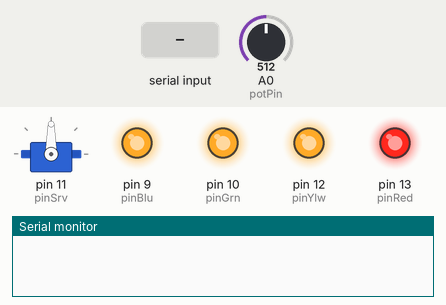
The sketch below on a simulated Arduino Uno, built with avr-gcc and run on an emulated ATmega328P. Parts: servo, output pins drawn as LEDs (lit = HIGH), the last lines printed to the serial monitor. The inputs (shaded band) are chosen by the test bench; at power-on: A0 (potPin) = 512.

Above: at 1.2 s.
1.3 s: "Red\n" received over Serial
At 2.3 s:
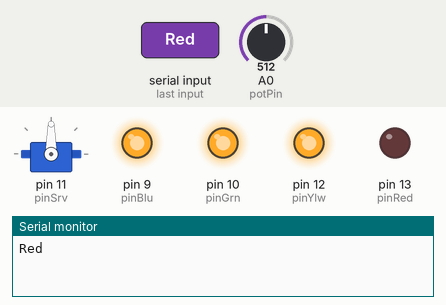
3.0 s: "Ylw\n" received over Serial
At 4.3 s:
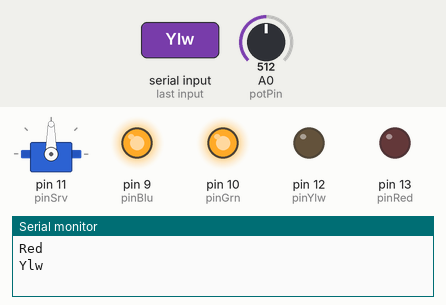
4.7 s: "Grn\n" received over Serial
At 5.5 s:
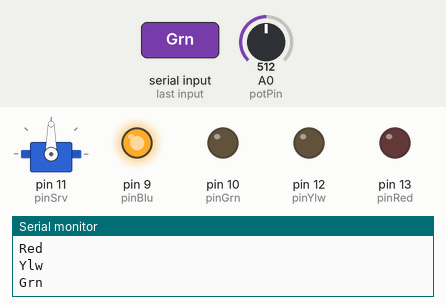
6.2 s: "Blu\n" received over Serial
At 6.7 s:
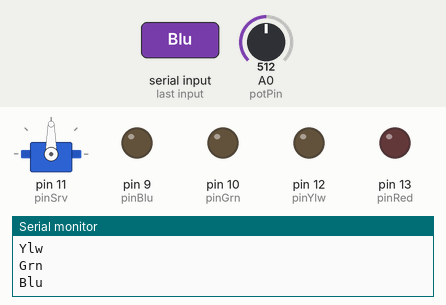
7.7 s: "srv\n" received over Serial
At 9.1 s:
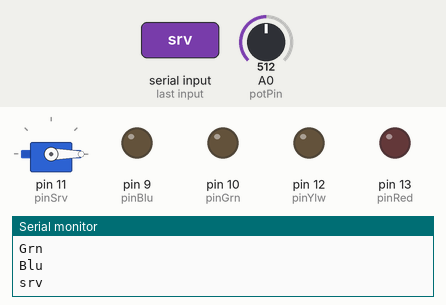
Timing chart, 0 to 10.7 s (numbered marks = the images above; inputs shaded):
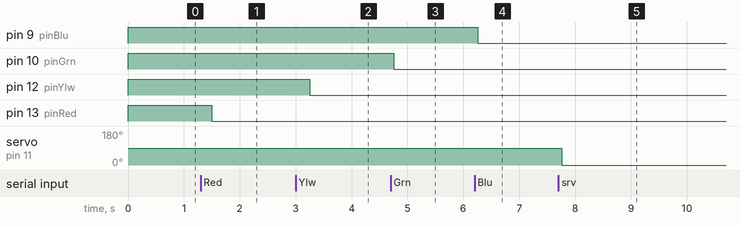

The sketch:

arduino.ino
```cpp
#include <Servo.h>
Servo  srv;


const unsigned int pinRed = 13;
const unsigned int pinYlw = 12;
const unsigned int pinGrn = 10;
const unsigned int pinBlu = 9;

const unsigned int pinSrv = 11;

const unsigned int potPin = A0;

/* Red0, red1, Ylw0, Ylw1, Grn0, Grn1, Blu0, Blu1 */
String  inputString    = "";
String  redState       = "Red1";
String  ylwState       = "Ylw1";
String  grnState       = "Grn1";
String  bluState       = "Blu1";
String  allState       = "All1";
boolean stringComplete = false;

String rcv_str   = "srv0";
String srvState = "srv0";
unsigned int pos = 90;

unsigned int prevAdcVal = 0;

void setup()
{
  pinMode(pinRed,OUTPUT);
  pinMode(pinYlw,OUTPUT);
  pinMode(pinGrn,OUTPUT);
  pinMode(pinBlu,OUTPUT);
  digitalWrite(pinRed, redState.substring(3,4).toInt());
  digitalWrite(pinYlw, ylwState.substring(3,4).toInt());
  digitalWrite(pinGrn, grnState.substring(3,4).toInt());
  digitalWrite(pinBlu, bluState.substring(3,4).toInt());

  srv.attach(pinSrv); srv.write(pos);

  inputString.reserve(10);
  rcv_str.reserve(10);
  prevAdcVal = analogRead(potPin);

  Serial.begin(9600);
}

void loop()
{
  unsigned int adcVal = analogRead(potPin);
  if(adcVal != prevAdcVal){
    Serial.print("adc");  Serial.println(adcVal);
    prevAdcVal = adcVal;
  }

  /* "adc768\n" */
  if(stringComplete)
  {
    if(inputString.substring(0,3) == "Red")
    {
      digitalWrite(pinRed, inputString.substring(3,4).toInt());
      redState = "Red" + inputString.substring(3,4);
      Serial.println(redState);
    }
    else if(inputString.substring(0,3) == "Ylw")
    {
      digitalWrite(pinYlw, inputString.substring(3,4).toInt());
      ylwState = "Ylw" + inputString.substring(3,4);
      Serial.println(ylwState);
    }
    else if(inputString.substring(0,3) == "Grn")
    {
      digitalWrite(pinGrn, inputString.substring(3,4).toInt());
      grnState = "Grn" + inputString.substring(3,4);
      Serial.println(grnState);
    }
    else if(inputString.substring(0,3) == "Blu")
    {
      digitalWrite(pinBlu, inputString.substring(3,4).toInt());
      bluState = "Blu" + inputString.substring(3,4);
      Serial.println(bluState);
    }
    else if(inputString.substring(0,3) == "All")
    {
      digitalWrite(pinRed, inputString.substring(3,4).toInt());
      digitalWrite(pinYlw, inputString.substring(3,4).toInt());
      digitalWrite(pinGrn, inputString.substring(3,4).toInt());
      digitalWrite(pinBlu, inputString.substring(3,4).toInt());
      allState = "All" + inputString.substring(3,4);
      Serial.println(allState);
    }
    else if(inputString.substring(0,3) == "srv") {
        srv.write(inputString.substring(3).toInt()); delay(15);
        srvState = "srv" + inputString.substring(3);
        Serial.println(srvState);
    }
    inputString = "";
    stringComplete = false;
  }
  delay(250);
}

void serialEvent()
{
  while (Serial.available() > 0)
  {
    char inChar = Serial.read();

    inputString = inputString + inChar;

    if(inChar == '\n') stringComplete = true;
  }
}
```

Measured:
- after the input at 1.3 s, pin 13 (pinRed): HIGH → LOW after 0.20 s
- after the input at 3.0 s, pin 12 (pinYlw): HIGH → LOW after 0.25 s
- after the input at 4.7 s, pin 10 (pinGrn): HIGH → LOW after 0.06 s
- after the input at 6.2 s, pin 9 (pinBlu): HIGH → LOW after 0.06 s
- after the input at 7.7 s, servo on pin 11 (pinSrv): 90° → 0° after 0.06 s
